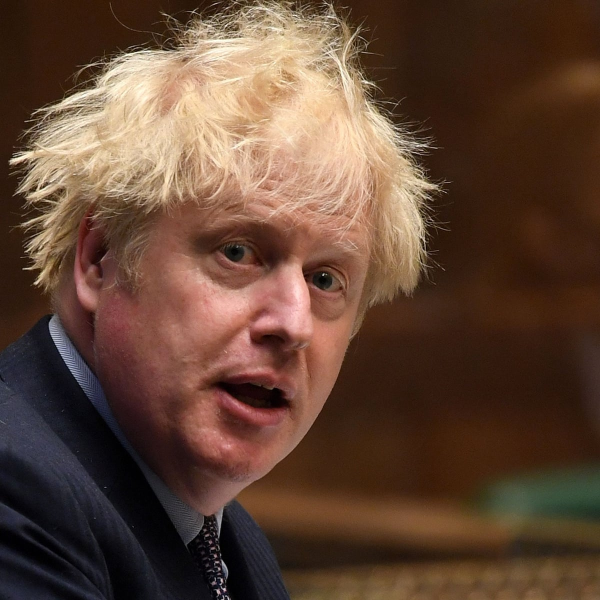
#> input picture dicify/boris.jpg, 1200 x 1200 px (shown at 1/2 size)
$ python dicify.py boris.jpg   (older library calls are emulated)
#> lines starting #> are read from the running program, lines starting #| are printed output that depends on the picture; after the words box and inside, x2 and y2 are one past the last pixel; in counts of white or black regions, pixels touching at a corner belong together
import argparse
from PIL import Image, ImageDraw

output_file = "output.png"


def get_dice(val, size):
    dice = {
        1: "----x----",
        2: "x-------x",
        3: "x---x---x",
        4: "x-x---x-x",
        5: "x-x-x-x-x",
        6: "x-xx-xx-x",
    }

    val_normalized = max(round(12 * (val / 255)), 1)
    dot_size = size / 8
    col = "black" if val_normalized <= 6 else "white"
    dot_col = "white" if col == "black" else "black"
    val_normalized = val_normalized - 6 if val_normalized > 6 else val_normalized

    img = Image.new("RGB", (size, size), color=col)
    dots = ImageDraw.Draw(img)
    dots.rectangle((0, 0, size, size), outline=dot_col)
    x = y = 0

    for r in range(3):
        for c in range(3):
            if dice[val_normalized][r * 3 + c] == "x":
                # x
                if c == 0:
                    x = size / 5
                elif c == 1:
                    x = size / 2
                elif c == 2:
                    x = size - size / 5
                # y
                if r == 0:
                    y = size / 5
                elif r == 1:
                    y = size / 2
                elif r == 2:
                    y = size - size / 5

                dots.ellipse(
                    (x - dot_size / 2, y - dot_size / 2, x + dot_size, y + dot_size),
                    fill=dot_col,
                )

    return img


if __name__ == "__main__":
    parser = argparse.ArgumentParser(description="Convert a picture into Dice")
    parser.add_argument("source", help="Source image file")
    parser.add_argument("-d", default="50", help="Dice size", metavar="DiceSize")
    parser.add_argument(
        "-x", default="100", help="Maximum Width in Dice", metavar="MaxWidth"
    )
    parser.add_argument(
        "-y", default="100", help="Maximum Height in Dice", metavar="MaxHeight"
    )
    args = vars(parser.parse_args())
    source_file = args["source"]
    dice_size = int(args["d"])
    max_width = int(args["x"])
    max_height = int(args["y"])

    img = Image.open(source_file).convert("L")
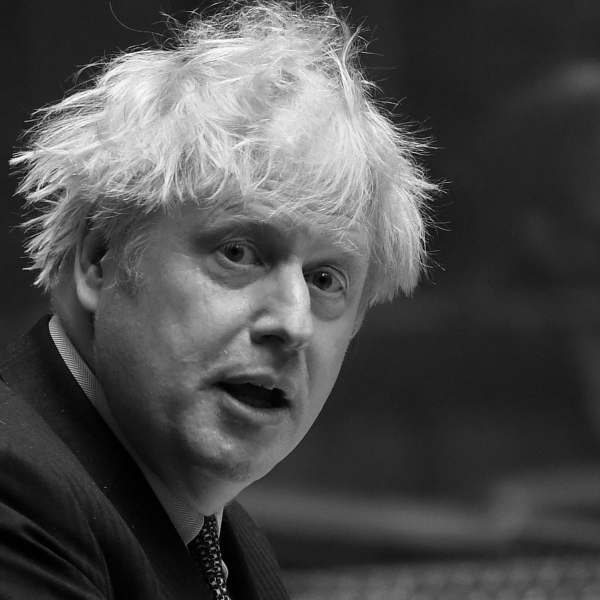
#> img: PIL image 1200x1200 L (shown at 1/2 size); min 0, max 254, mean 76
    img.thumbnail((max_width, max_height), Image.ANTIALIAS)
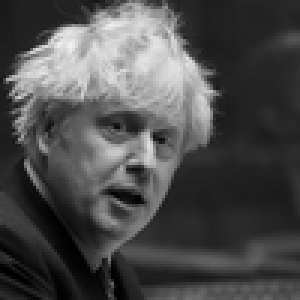
#> img: PIL image 100x100 L (shown 3 times larger); min 0, max 240, mean 76

    img_new = Image.new("RGB", (img.width * dice_size, img.height * dice_size))
#> img_new: PIL image 5000x5000 RGB; every value is 0

    for y in range(img.height):
        for x in range(img.width):
            img_new.paste(
                get_dice(img.getpixel((x, y)), dice_size),
                (x * dice_size, y * dice_size),
            )
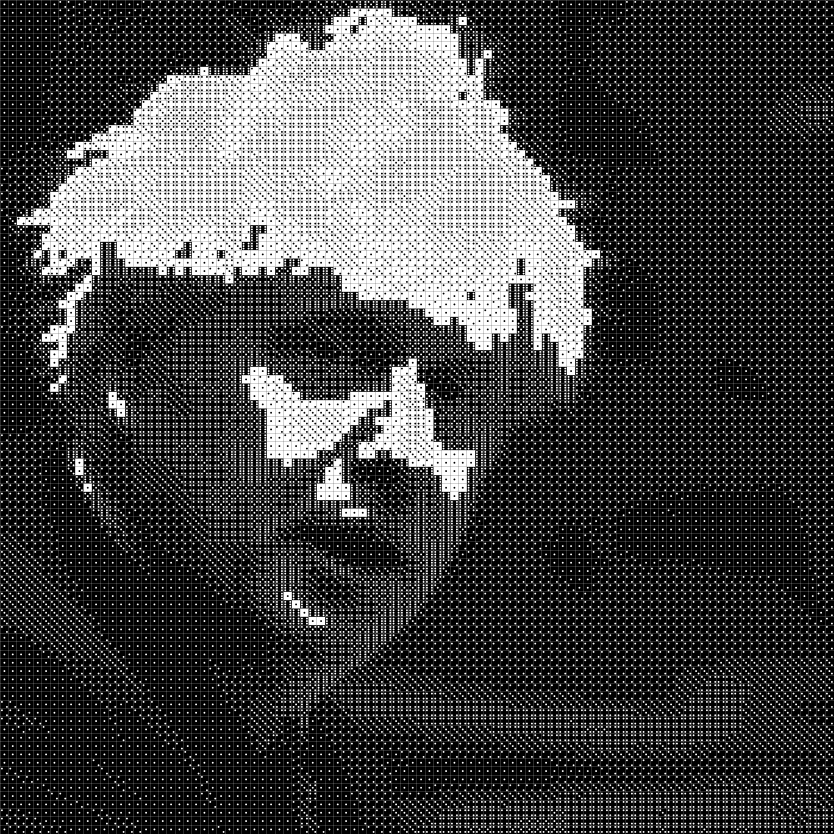
#> img_new: PIL image 5000x5000 RGB (shown at 1/6 size); 26.8% white; 22207 white regions, largest, box (x1, y1, x2, y2) and area: (0, 0, 5000, 5000) 1415044, (1401, 1301, 1600, 1500) 15847, (2051, 51, 2200, 200) 11621

    img_new.save("output.png")
